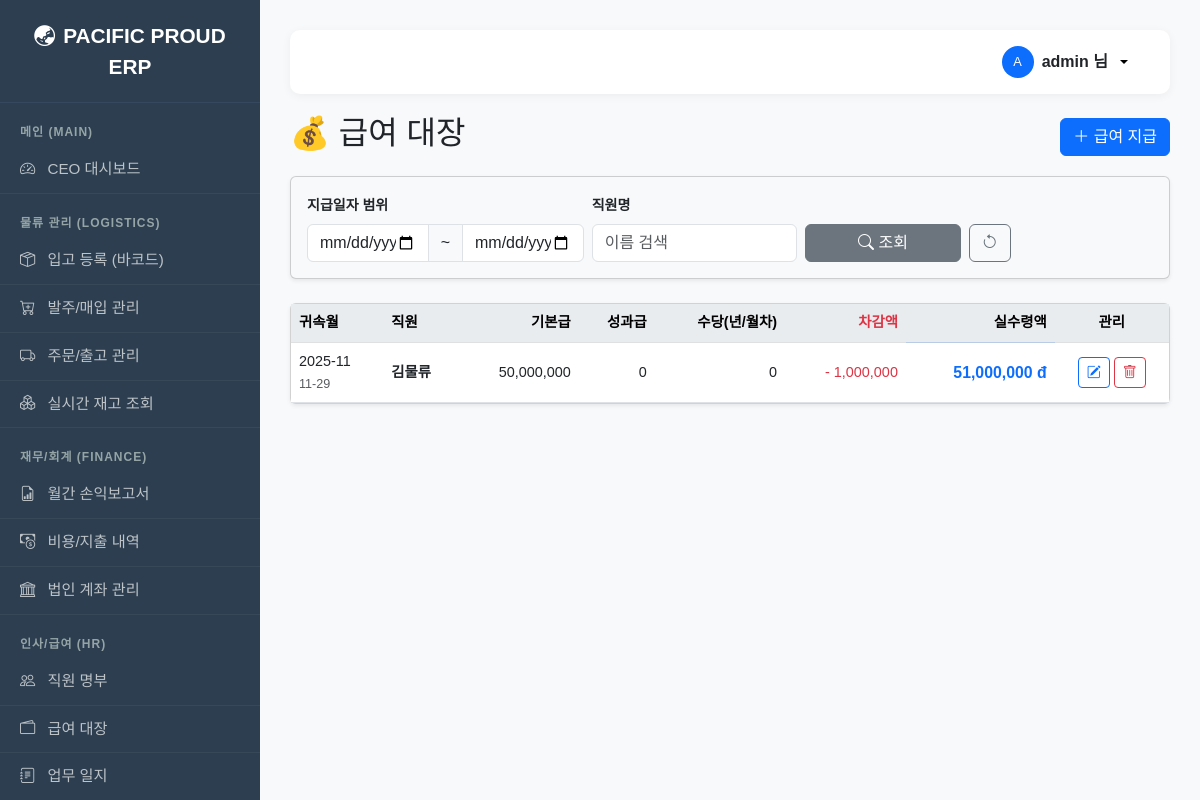
Screenshot of /payrolls/ (signed in) with the database file from the repository.
### fulfillment/models.py (models this page shows, shortened)
class Payroll(models.Model):
    employee = models.ForeignKey(Employee, on_delete=models.PROTECT)
    payment_date = models.DateField(default=timezone.now)
    month_label = models.CharField(max_length=20)
    base_pay = models.DecimalField(max_digits=12, decimal_places=0)
    bonus = models.DecimalField(max_digits=12, decimal_places=0, default=0)
    leave_pay = models.DecimalField(max_digits=12, decimal_places=0, default=0)
    deduction = models.DecimalField(max_digits=12, decimal_places=0, default=0)
    total_amount = models.DecimalField(max_digits=12, decimal_places=0, default=0)
    related_expense = models.OneToOneField(Expense, on_delete=models.SET_NULL, null=True, blank=True, editable=False)

class Employee(models.Model):
    name = models.CharField(max_length=50)
    position = models.CharField(max_length=50)
    department = models.CharField(max_length=50, default="물류팀")
    join_date = models.DateField()
    resignation_date = models.DateField(null=True, blank=True)
    base_salary = models.DecimalField(max_digits=12, decimal_places=0)
    is_active = models.BooleanField(default=True)
    def __str__(self): return self.name

### fulfillment/views.py (the view)
# urls.py: path('payrolls/', views.payroll_list, name='payroll_list'),
@login_required
def payroll_list(request):
    payrolls = Payroll.objects.select_related('employee').order_by('-payment_date')
    s_date = request.GET.get('start_date'); e_date = request.GET.get('end_date'); emp_name = request.GET.get('emp_name')
    if s_date: payrolls = payrolls.filter(payment_date__gte=s_date)
    if e_date: payrolls = payrolls.filter(payment_date__lte=e_date)
    if emp_name: payrolls = payrolls.filter(employee__name__icontains=emp_name)
    form = PayrollForm(initial={'month_label': timezone.now().strftime('%Y-%m')})
    return render(request, 'fulfillment/payroll_list.html', {'payrolls': payrolls, 'form': form})

### fulfillment/forms.py
class PayrollForm(forms.ModelForm):
    class Meta:
        model = Payroll
        fields = ['payment_date', 'month_label', 'employee', 'base_pay', 'bonus', 'leave_pay', 'deduction']
        widgets = {
            'payment_date': forms.DateInput(attrs={'type': 'date', 'class': 'form-control'}),
            'month_label': forms.TextInput(attrs={'class': 'form-control'}),
            'employee': forms.Select(attrs={'class': 'form-select'}),
            'base_pay': forms.NumberInput(attrs={'class': 'form-control'}),
            'bonus': forms.NumberInput(attrs={'class': 'form-control'}),
            'leave_pay': forms.NumberInput(attrs={'class': 'form-control'}),
            'deduction': forms.NumberInput(attrs={'class': 'form-control'}),
        }

### templates/fulfillment/payroll_list.html (shortened to what this page needs)
{% extends 'base.html' %}
{% load humanize %}
{% block content %}
<div class="d-flex justify-content-between align-items-center mb-3">
    <h2>💰 급여 대장</h2>
    <button class="btn btn-primary" data-bs-toggle="modal" data-bs-target="#addModal">
        <i class="bi bi-plus-lg"></i> 급여 지급
    </button>
</div>
<div class="card shadow-sm mb-4 bg-light">
    <div class="card-body py-3">
        <form method="get" class="row g-2 align-items-end">
            <div class="col-md-4">
                <label class="form-label fw-bold small">지급일자 범위</label>
                <div class="input-group">
                    <input type="date" name="start_date" class="form-control" value="{{ request.GET.start_date }}">
                    <span class="input-group-text">~</span>
                    <input type="date" name="end_date" class="form-control" value="{{ request.GET.end_date }}">
                </div>
            </div>
            <div class="col-md-3">
                <label class="form-label fw-bold small">직원명</label>
                <input type="text" name="emp_name" class="form-control" value="{{ request.GET.emp_name }}" placeholder="이름 검색">
            </div>
            <div class="col-md-3 d-flex gap-2">
                <button type="submit" class="btn btn-secondary flex-fill">
                    <i class="bi bi-search"></i> 조회
                </button>
                <a href="{% url 'fulfillment:payroll_list' %}" class="btn btn-outline-secondary">
                    <i class="bi bi-arrow-counterclockwise"></i>
                </a>
            </div>
        </form>
    </div>
</div>
<div class="card shadow-sm mt-3">
    <table class="table table-hover align-middle mb-0" style="font-size: 0.9rem;">
        <thead class="table-light">
            <tr><th>귀속월</th><th>직원</th><th class="text-end">기본급</th><th class="text-end">성과급</th><th class="text-end">수당(년/월차)</th><th class="text-end text-danger">차감액</th><th class="text-end table-primary">실수령액</th><th class="text-center">관리</th></tr>
        </thead>
        <tbody>
            {% for pay in payrolls %}
            <tr>
                <td>{{ pay.month_label }}<br><small class="text-muted">{{ pay.payment_date|date:"m-d" }}</small></td>
                <td class="fw-bold">{{ pay.employee.name }}</td>
                <td class="text-end">{{ pay.base_pay|intcomma }}</td>
                <td class="text-end">{{ pay.bonus|intcomma }}</td>
                <td class="text-end">{{ pay.leave_pay|intcomma }}</td>
                <td class="text-end text-danger">- {{ pay.deduction|intcomma }}</td>
                <td class="text-end fw-bold text-primary" style="font-size: 1.1em;">{{ pay.total_amount|intcomma }} đ</td>
                <td class="text-center">
                    <a href="{% url 'fulfillment:payroll_update' pay.id %}" class="btn btn-sm btn-outline-primary"><i class="bi bi-pencil-square"></i></a>
                    <a href="{% url 'fulfillment:payroll_delete' pay.id %}" class="btn btn-sm btn-outline-danger"><i class="bi bi-trash"></i></a>
                </td>
            </tr>
            {% endfor %}
        </tbody>
    </table>
</div>
{% endblock %}

### templates/base.html (shortened to what this page needs)
<!DOCTYPE html>
<html lang="ko">
<head>
    <link href="https://cdn.jsdelivr.net/npm/bootstrap@5.3.0/dist/css/bootstrap.min.css" rel="stylesheet">
    <link rel="stylesheet" href="https://cdn.jsdelivr.net/npm/bootstrap-icons@1.10.0/font/bootstrap-icons.css">
    <link href="https://cdn.jsdelivr.net/npm/select2@4.1.0-rc.0/dist/css/select2.min.css" rel="stylesheet" />
    <link rel="stylesheet" href="https://cdn.jsdelivr.net/npm/select2-bootstrap-5-theme@1.3.0/dist/select2-bootstrap-5-theme.min.css" />
</head>
<body>
    <nav class="sidebar" id="sidebar">
        <div class="brand">
            <i class="bi bi-globe-asia-australia me-2"></i>PACIFIC PROUD ERP
        </div>
        <div class="category">메인 (Main)</div>
        <a href="{% url 'fulfillment:dashboard' %}"><i class="bi bi-speedometer2 me-2"></i> CEO 대시보드</a>
        <div class="category">물류 관리 (Logistics)</div>
        {% if perms.fulfillment.view_inventory or user.is_superuser %}
        <a href="{% url 'fulfillment:inbound_create' %}"><i class="bi bi-box-seam me-2"></i> 입고 등록 (바코드)</a>
        <a href="{% url 'fulfillment:purchase_list' %}"><i class="bi bi-cart-plus me-2"></i> 발주/매입 관리</a>
        <a href="{% url 'fulfillment:order_list' %}"><i class="bi bi-truck me-2"></i> 주문/출고 관리</a>
        <a href="{% url 'fulfillment:inventory_list' %}"><i class="bi bi-boxes me-2"></i> 실시간 재고 조회</a>
        {% endif %}
        <div class="category">재무/회계 (Finance)</div>
        {% if perms.fulfillment.view_expense or user.is_superuser %}
        <a href="{% url 'fulfillment:monthly_report' %}"><i class="bi bi-file-earmark-bar-graph me-2"></i> 월간 손익보고서</a>
        <a href="{% url 'fulfillment:expense_list' %}"><i class="bi bi-cash-coin me-2"></i> 비용/지출 내역</a>
        <a href="{% url 'fulfillment:bank_list' %}"><i class="bi bi-bank me-2"></i> 법인 계좌 관리</a>
        {% endif %}
        <div class="category">인사/급여 (HR)</div>
        {% if perms.fulfillment.view_employee or user.is_superuser %}
        <a href="{% url 'fulfillment:employee_list' %}"><i class="bi bi-people me-2"></i> 직원 명부</a>
        <a href="{% url 'fulfillment:payroll_list' %}"><i class="bi bi-wallet2 me-2"></i> 급여 대장</a>
        <a href="{% url 'fulfillment:worklog_list' %}"><i class="bi bi-journal-text me-2"></i> 업무 일지</a>
        {% endif %}
    </nav>
    <div class="main-content-wrapper">
        <div class="top-header">
            {% if user.is_authenticated %}
                <div class="dropdown">
                    <button class="btn btn-light dropdown-toggle d-flex align-items-center gap-2 border-0 bg-transparent" type="button" data-bs-toggle="dropdown" aria-expanded="false">
                        <div class="bg-primary text-white rounded-circle d-flex justify-content-center align-items-center" style="width: 32px; height: 32px; font-size: 0.8rem;">
                            {{ user.username|slice:":1"|upper }}
                        </div>
                        <span class="fw-bold text-dark">{{ user.username }} 님</span>
                    </button>
                </div>
            {% else %}
                <a href="{% url 'login' %}" class="btn btn-primary btn-sm px-4 rounded-pill">
                    <i class="bi bi-box-arrow-in-right me-1"></i> 로그인
                </a>
            {% endif %}
        </div>
        {% block content %}
        {% endblock %}
    </div>
</body>
</html>

### templates/base.html (style rules this page uses)
body { font-family: 'Malgun Gothic', sans-serif; background-color: #f8f9fa; overflow-x: hidden; }
.sidebar { width: 260px; min-height: 100vh; background-color: #2c3e50; color: #ecf0f1; position: fixed; left: 0; top: 0; z-index: 1050; overflow-y: auto; transition: all 0.3s; }
@media (min-width: 768px) { .main-content-wrapper { margin-left: 260px; padding: 30px; width: calc(100% - 260px); } }
.sidebar a { color: #bdc3c7; text-decoration: none; display: block; padding: 12px 20px; font-size: 0.95rem; border-bottom: 1px solid rgba(255,255,255,0.05); }
.sidebar .category { font-size: 0.75rem; text-transform: uppercase; color: #95a5a6; padding: 20px 20px 5px; font-weight: bold; letter-spacing: 1px; }
.sidebar .brand { font-size: 1.3rem; font-weight: bold; padding: 20px; text-align: center; color: #fff; border-bottom: 1px solid #34495e; }
.top-header { background-color: #fff; padding: 10px 30px; box-shadow: 0 2px 10px rgba(0,0,0,0.05); display: flex; justify-content: flex-end; align-items: center; margin-bottom: 20px; border-radius: 10px; }
.table thead th { position: sticky; top: 0; z-index: 2; background-color: #e9ecef; white-space: nowrap; }

### rows the page displays
Payroll: month_label "2025-11", payment_date "11-29", employee.name "김물류", base_pay "50,000,000", bonus "0", leave_pay "0", deduction "1,000,000", total_amount "51,000,000"

### other values shown
{{ user.username|slice:":1"|upper }} "A"
{{ user.username }} "admin"
